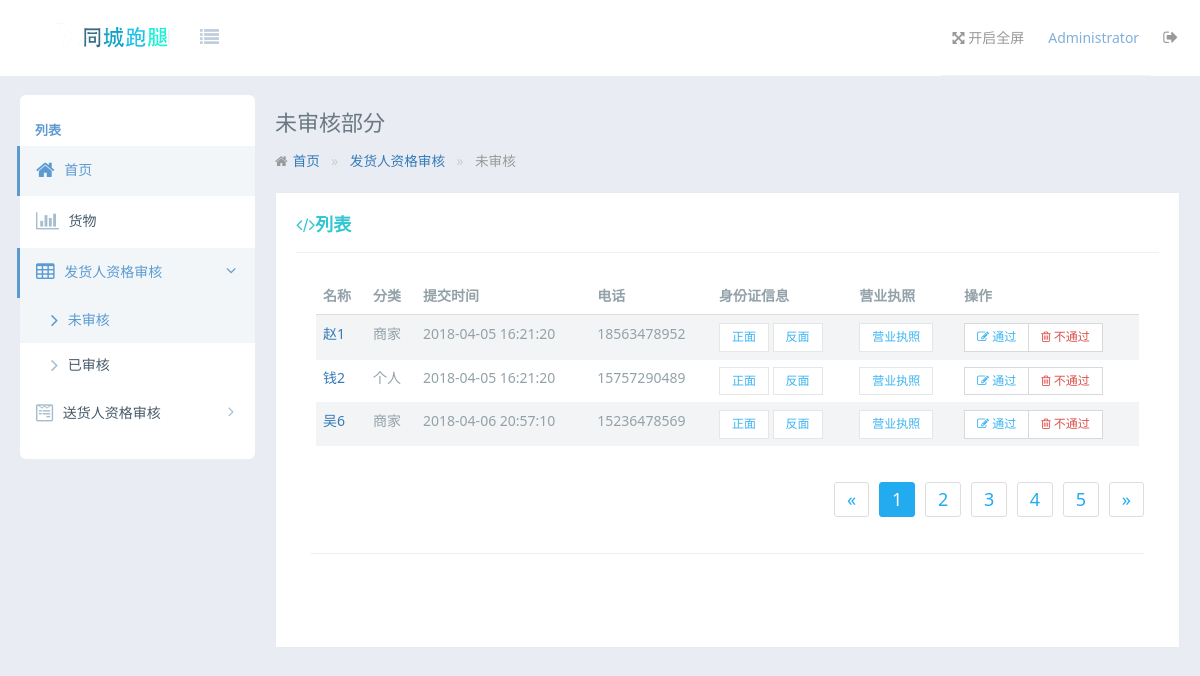
The app's page /web/administrator/index/no-examine.php with its own data.
### tables this page shows
CREATE TABLE `bussiness` (
  `id` int(15) NOT NULL,
  `name` varchar(255) DEFAULT '姓名' COMMENT '跑腿人姓名',
  `username` varchar(30) DEFAULT NULL,
  `password` varchar(20) DEFAULT NULL,
  `paypwd` varchar(255) DEFAULT NULL COMMENT '支付密码',
  `submittime` datetime NOT NULL DEFAULT CURRENT_TIMESTAMP COMMENT '注册时间',
  `type` int(20) DEFAULT NULL COMMENT '商家个人类别',
  `sex` varchar(20) DEFAULT NULL COMMENT '性别',
  `idcarda` varchar(255) DEFAULT NULL COMMENT '身份证正面',
  `idcardb` varchar(255) DEFAULT NULL COMMENT '身份证背面',
  `idcard` varchar(255) DEFAULT NULL COMMENT '营业执照',
  `idnumber` varchar(255) DEFAULT NULL COMMENT '身份证号',
  `type-introduce` varchar(100) DEFAULT NULL,
  `submit-time` datetime NOT NULL DEFAULT CURRENT_TIMESTAMP COMMENT '提交时间',
  `phone` bigint(11) DEFAULT NULL,
  `status` int(255) DEFAULT '0' COMMENT '商家审核状态',
  `online` int(20) NOT NULL DEFAULT '0' COMMENT '登陆状态',
  `address` varchar(30) DEFAULT NULL
);

### web/administrator/index/no-examine.php (the view, shortened to what this page needs)
<!doctype html>
<html>
<head>
<?php
$link=mysql_connect('localhost','root','10086');
$sql="select * from bussiness where status=0 order by id asc";
$result=mysql_query($sql,$link);
?>
    <link rel="stylesheet" href="assets/css/amazeui.min.css" />
    <link rel="stylesheet" href="assets/css/admin.css">
    <link rel="stylesheet" href="assets/css/app.css">
</head>
<body data-type="generalComponents">
    <header class="am-topbar am-topbar-inverse admin-header">
        <div class="am-topbar-brand">
            <a href="javascript:;" class="tpl-logo">
                <img src="assets/img/logo.png" alt="">
            </a>
        </div>
        <div class="am-icon-list tpl-header-nav-hover-ico am-fl am-margin-right">
        </div>
        <div class="am-collapse am-topbar-collapse" id="topbar-collapse">
            <ul class="am-nav am-nav-pills am-topbar-nav am-topbar-right admin-header-list tpl-header-list">
                <li class="am-hide-sm-only"><a href="javascript:;" id="admin-fullscreen" class="tpl-header-list-link"><span class="am-icon-arrows-alt"></span> <span class="admin-fullText">开启全屏</span></a></li>
                <li class="am-dropdown" data-am-dropdown data-am-dropdown-toggle>
                    <a class="am-dropdown-toggle tpl-header-list-link" href="javascript:;">
                        <span class="tpl-header-list-user-nick">Administrator</span><span class="tpl-header-list-user-ico"></span>
                    </a>
                </li>
                <li><a href="###" class="tpl-header-list-link"><span class="am-icon-sign-out tpl-header-list-ico-out-size"></span></a></li>
            </ul>
        </div>
    </header>
    <div class="tpl-page-container tpl-page-header-fixed">
        <div class="tpl-left-nav tpl-left-nav-hover">
            <div class="tpl-left-nav-title">
                列表
            </div>
            <div class="tpl-left-nav-list">
                <ul class="tpl-left-nav-menu">
                    <li class="tpl-left-nav-item">
                        <a href="index.php" class="nav-link active">
                            <i class="am-icon-home"></i>
                            <span>首页</span>
                        </a>
                    </li>
                    <li class="tpl-left-nav-item">
                        <a href="goods.php" class="nav-link tpl-left-nav-link-list">
                            <i class="am-icon-bar-chart"></i>
                            <span>货物</span>
                        </a>
                    </li>
                    <li class="tpl-left-nav-item">
                        <a href="javascript:;" class="nav-link tpl-left-nav-link-list active">
                            <i class="am-icon-table"></i>
                            <span>发货人资格审核</span>
                            <i class="am-icon-angle-right tpl-left-nav-more-ico am-fr am-margin-right tpl-left-nav-more-ico-rotate"></i>
                        </a>
                        <ul class="tpl-left-nav-sub-menu" style="display:block">
                            <li>
                                <a href="no-examine.php" class="active">
                                    <i class="am-icon-angle-right"></i>
                                    <span>未审核</span>
                                </a>
                                <a href="have-examine.php">
                                    <i class="am-icon-angle-right"></i>
                                    <span>已审核</span>
                                  </a>
                            </li>
                        </ul>
                    </li>
                    <li class="tpl-left-nav-item">
                        <a href="javascript:;" class="nav-link tpl-left-nav-link-list">
                            <i class="am-icon-wpforms"></i>
                            <span>送货人资格审核</span>
                            <i class="am-icon-angle-right tpl-left-nav-more-ico am-fr am-margin-right"></i>
                        </a>
                    </li>
                </ul>
            </div>
        </div>
        <div class="tpl-content-wrapper">
            <div class="tpl-content-page-title">
                未审核部分
            </div>
            <ol class="am-breadcrumb">
                <li><a href="#" class="am-icon-home">首页</a></li>
                <li><a href="#">发货人资格审核</a></li>
                <li class="am-active">未审核</li>
            </ol>
            <div class="tpl-portlet-components">
                <div class="portlet-title">
                    <div class="caption font-green bold">
                        <span class="am-icon-code">列表</span>
                    </div>
                </div>
                <div class="tpl-block">
                    <div class="am-g">
                        <div class="am-u-sm-12">
                            <form class="am-form">
                                <table class="am-table am-table-striped am-table-hover table-main">
                                    <thead>
                                        <tr>
                                            <th class="table-title">名称</th>
                                            <th class="table-type">分类</th>
                                            <th class="table-date am-hide-sm-only">提交时间</th>
                                            <th class="table-type">电话</th>
                                            <th class="table-type">身份证信息</th>
                                            <th class="table-type">营业执照</th>
                                            <th class="table-set">操作</th>
                                        </tr>
                                    </thead>
                                    <tbody>
                                      <?php  while($row=mysql_fetch_array($result)){
										switch($row['type']){
													    case "1": $type="个人";break;
													    case "2": $type="商家";break;
											   }
										?>
                                        <tr>
                                            <td><a href="#"><?php echo $row['name']?></a></td>
                                            <td><?php echo $type ?></td>
                                            <td class="am-hide-sm-only"><?php echo $row['submit-time']?></td>
                                            <td><?php echo $row['phone']?></td>
                                            <td>
                                                <button type="button" class="am-btn am-btn-default am-btn-xs am-text-secondary" data-am-modal="{target: '#<?php echo $row['username']?>1', closeViaDimmer: 0, width: 400, height: 275}">
                                                    正面
                                                </button>
                                                <button type="button" class="am-btn am-btn-default am-btn-xs am-text-secondary" data-am-modal="{target: '#<?php echo $row['username']?>2', closeViaDimmer: 0, width: 400, height: 275}">
                                                    反面
                                                </button>
                                            </td>
                                            <td><button type="button" class="am-btn am-btn-default am-btn-xs am-text-secondary" data-am-modal="{target: '#<?php echo $row['username']?>3', closeViaDimmer: 0, width: 400, height: 275}">
                                                    营业执照
                                                </button>
                                            </td>
                                            <td>
                                                <div class="am-btn-toolbar">
                                                    <div class="am-btn-group am-btn-group-xs">
                                                        <button class="am-btn am-btn-default am-btn-xs am-text-secondary" onClick="pass(<?php echo $row['id'] ?>)"><span class="am-icon-pencil-square-o"></span> 通过</button>
                                                        <button class="am-btn am-btn-default am-btn-xs am-text-danger am-hide-sm-only" onClick="notpass(<?php echo $row['id'] ?>)"><span class="am-icon-trash-o" id="notpass"></span> 不通过</button>
                                                    </div>
                                                </div>
                                            </td>
                                        </tr>
                                        <?php } ?>
                                    </tbody>
                                </table>
                                <div class="am-cf">
                                    <div class="am-fr">
                                        <ul class="am-pagination tpl-pagination">
                                            <li class="am-disabled"><a href="#">«</a></li>
                                            <li class="am-active"><a href="#">1</a></li>
                                            <li><a href="#">2</a></li>
                                            <li><a href="#">3</a></li>
                                            <li><a href="#">4</a></li>
                                            <li><a href="#">5</a></li>
                                            <li><a href="#">»</a></li>
                                        </ul>
                                    </div>
                                </div>
                                <hr>
                            </form>
                        </div>
                    </div>
                </div>
                <div class="tpl-alert"></div>
            </div>
         </div>
    </div>
</body>
</html>

### web/administrator/index/assets/css/admin.css (style rules this page uses)
html, body { height: 100%; overflow: hidden; }
ul { margin-top: 0; }
.admin-header { position: fixed; top: 0; left: 0; right: 0; z-index: 1500; font-size: 1.4rem; margin-bottom: 0; }
.table-main { font-size: 1.4rem; padding: .5rem; }
.table-main button { background: #fff; }

### records on screen
bussiness: name "赵1", type "商家", value "2018-04-05 16:21:20", phone "18563478952"
bussiness: name "钱2", type "个人", value "2018-04-05 16:21:20", phone "15757290489"
bussiness: name "吴6", type "商家", value "2018-04-06 20:57:10", phone "15236478569"
